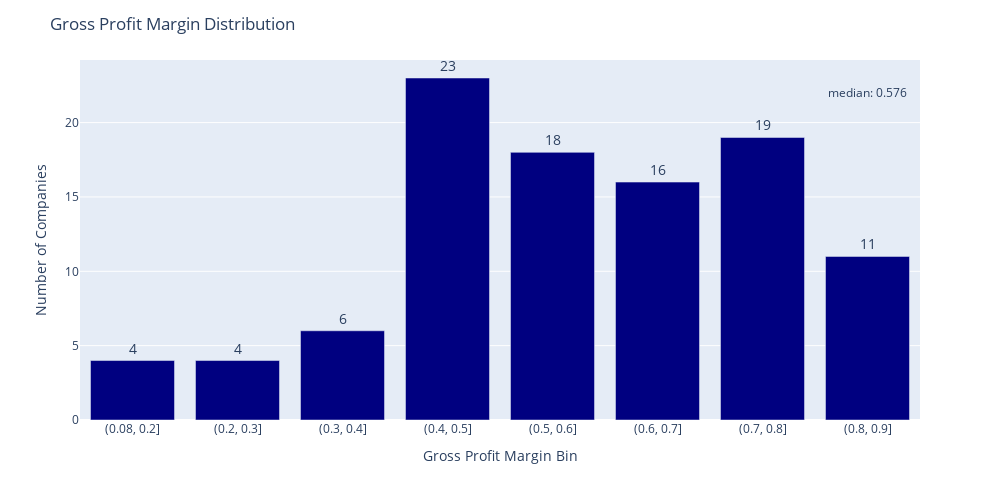

The notebook cell this image was saved under:
### Code cell
gpm_analysis_df = analysis_df[analysis_df['gross_profit_margin'] >= 0][['ticker','gross_profit_margin']]
gpm_analysis_df.loc[:,'gross_profit_margin_bin'] = pd.cut(gpm_analysis_df['gross_profit_margin'], 8, precision = 1)
gpm_analysis_df2 = gpm_analysis_df[['gross_profit_margin_bin','ticker']].groupby('gross_profit_margin_bin').count().reset_index()
gpm_analysis_df2.loc[:,'gross_profit_margin_bin'] = gpm_analysis_df2['gross_profit_margin_bin'].astype('str')

fig = px.bar(gpm_analysis_df2, x='gross_profit_margin_bin', y='ticker', text = 'ticker')

fig.update_traces(textposition='outside',
                  texttemplate='%{text}',
                  marker_color='#000080',
                  textfont_size=14)

fig.update_layout(title_text = 'Gross Profit Margin Distribution',
                  yaxis_title = 'Number of Companies',
                  xaxis_title = 'Gross Profit Margin Bin',
                  height = 500, width = 1000)

fig.add_annotation(x=7, y=22,
            text="median: {gpm:.3f}".format(gpm = analysis_df['gross_profit_margin'].median()),
            showarrow=False)

fig.update_layout(showlegend=False)

#fig.update_layout({'plot_bgcolor': 'rgba(192, 218, 218, 0)','paper_bgcolor': 'rgba(192, 218, 218, 0)',})

fig.show()

### Figure 1 — Plotly figure (JSON) as saved in the notebook; plotly's stock layout.template omitted (floating-point values rounded to 4 significant figures)
{"data": [{"alignmentgroup": "True", "hoverlabel": {"namelength": 0}, "hovertemplate": "gross_profit_margin_bin=%{x}<br>ticker=%{text}", "legendgroup": "", "marker": {"color": "#000080"}, "name": "", "offsetgroup": "", "orientation": "v", "showlegend": false, "text": [4, 4, 6, 23, 18, 16, 19, 11], "textfont": {"size": 14}, "textposition": "outside", "texttemplate": "%{text}", "type": "bar", "x": ["(0.08, 0.2]", "(0.2, 0.3]", "(0.3, 0.4]", "(0.4, 0.5]", "(0.5, 0.6]", "(0.6, 0.7]", "(0.7, 0.8]", "(0.8, 0.9]"], "xaxis": "x", "y": [4, 4, 6, 23, 18, 16, 19, 11], "yaxis": "y"}], "layout": {"annotations": [{"showarrow": false, "text": "median: 0.576", "x": 7, "y": 22}], "barmode": "relative", "height": 500, "legend": {"tracegroupgap": 0}, "margin": {"t": 60}, "showlegend": false, "title": {"text": "Gross Profit Margin Distribution"}, "width": 1000, "xaxis": {"anchor": "y", "domain": [0, 1], "title": {"text": "Gross Profit Margin Bin"}}, "yaxis": {"anchor": "x", "domain": [0, 1], "title": {"text": "Number of Companies"}}}}
